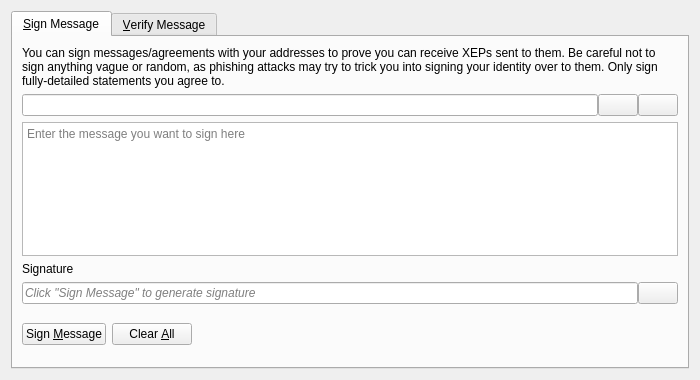
<?xml version="1.0" encoding="UTF-8"?>
<ui version="4.0">
 <class>SignVerifyMessageDialog</class>
 <widget class="QDialog" name="SignVerifyMessageDialog">
  <property name="geometry">
   <rect>
    <x>0</x>
    <y>0</y>
    <width>700</width>
    <height>380</height>
   </rect>
  </property>
  <property name="windowTitle">
   <string>Signatures - Sign / Verify a Message</string>
  </property>
  <property name="modal">
   <bool>true</bool>
  </property>
  <layout class="QVBoxLayout" name="verticalLayout">
   <item>
    <widget class="QTabWidget" name="tabWidget">
     <property name="currentIndex">
      <number>0</number>
     </property>
     <widget class="QWidget" name="tabSignMessage">
      <attribute name="title">
       <string>&amp;Sign Message</string>
      </attribute>
      <layout class="QVBoxLayout" name="verticalLayout_SM">
       <item>
        <widget class="QLabel" name="infoLabel_SM">
         <property name="text">
          <string>You can sign messages/agreements with your addresses to prove you can receive XEPs sent to them. Be careful not to sign anything vague or random, as phishing attacks may try to trick you into signing your identity over to them. Only sign fully-detailed statements you agree to.</string>
         </property>
         <property name="textFormat">
          <enum>Qt::PlainText</enum>
         </property>
         <property name="wordWrap">
          <bool>true</bool>
         </property>
        </widget>
       </item>
       <item>
        <layout class="QHBoxLayout" name="horizontalLayout_1_SM">
         <property name="spacing">
          <number>0</number>
         </property>
         <item>
          <widget class="QValidatedLineEdit" name="addressIn_SM">
           <property name="toolTip">
            <string>The XEP address to sign the message with</string>
           </property>
          </widget>
         </item>
         <item>
          <widget class="QPushButton" name="addressBookButton_SM">
           <property name="toolTip">
            <string>Choose previously used address</string>
           </property>
           <property name="text">
            <string/>
           </property>
           <property name="icon">
            <iconset resource="../xep.qrc">
             <normaloff>:/icons/address-book</normaloff>:/icons/address-book</iconset>
           </property>
           <property name="shortcut">
            <string>Alt+A</string>
           </property>
           <property name="autoDefault">
            <bool>false</bool>
           </property>
          </widget>
         </item>
         <item>
          <widget class="QPushButton" name="pasteButton_SM">
           <property name="toolTip">
            <string>Paste address from clipboard</string>
           </property>
           <property name="text">
            <string/>
           </property>
           <property name="icon">
            <iconset resource="../xep.qrc">
             <normaloff>:/icons/editpaste</normaloff>:/icons/editpaste</iconset>
           </property>
           <property name="shortcut">
            <string>Alt+P</string>
           </property>
           <property name="autoDefault">
            <bool>false</bool>
           </property>
          </widget>
         </item>
        </layout>
       </item>
       <item>
        <widget class="QPlainTextEdit" name="messageIn_SM">
         <property name="toolTip">
          <string>Enter the message you want to sign here</string>
         </property>
         <property name="placeholderText">
          <string>Enter the message you want to sign here</string>
         </property>
        </widget>
       </item>
       <item>
        <widget class="QLabel" name="signatureLabel_SM">
         <property name="text">
          <string>Signature</string>
         </property>
         <property name="textFormat">
          <enum>Qt::PlainText</enum>
         </property>
        </widget>
       </item>
       <item>
        <layout class="QHBoxLayout" name="horizontalLayout_2_SM">
         <property name="spacing">
          <number>0</number>
         </property>
         <item>
          <widget class="QLineEdit" name="signatureOut_SM">
           <property name="placeholderText">
            <string>Click "Sign Message" to generate signature</string>
           </property>
           <property name="font">
            <font>
             <italic>true</italic>
            </font>
           </property>
           <property name="readOnly">
            <bool>true</bool>
           </property>
          </widget>
         </item>
         <item>
          <widget class="QPushButton" name="copySignatureButton_SM">
           <property name="toolTip">
            <string>Copy the current signature to the system clipboard</string>
           </property>
           <property name="text">
            <string/>
           </property>
           <property name="icon">
            <iconset resource="../xep.qrc">
             <normaloff>:/icons/editcopy</normaloff>:/icons/editcopy</iconset>
           </property>
           <property name="autoDefault">
            <bool>false</bool>
           </property>
          </widget>
         </item>
        </layout>
       </item>
       <item>
        <layout class="QHBoxLayout" name="horizontalLayout_3_SM">
         <item>
          <widget class="QPushButton" name="signMessageButton_SM">
           <property name="toolTip">
            <string>Sign the message to prove you own this XEP address</string>
           </property>
           <property name="text">
            <string>Sign &amp;Message</string>
           </property>
           <property name="icon">
            <iconset resource="../xep.qrc">
             <normaloff>:/icons/edit</normaloff>:/icons/edit</iconset>
           </property>
           <property name="autoDefault">
            <bool>false</bool>
           </property>
          </widget>
         </item>
         <item>
          <widget class="QPushButton" name="clearButton_SM">
           <property name="toolTip">
            <string>Reset all sign message fields</string>
           </property>
           <property name="text">
            <string>Clear &amp;All</string>
           </property>
           <property name="icon">
            <iconset resource="../xep.qrc">
             <normaloff>:/icons/remove</normaloff>:/icons/remove</iconset>
           </property>
           <property name="autoDefault">
            <bool>false</bool>
           </property>
          </widget>
         </item>
         <item>
          <spacer name="horizontalSpacer_1_SM">
           <property name="orientation">
            <enum>Qt::Horizontal</enum>
           </property>
           <property name="sizeHint" stdset="0">
            <size>
             <width>40</width>
             <height>48</height>
            </size>
           </property>
          </spacer>
         </item>
         <item>
          <widget class="QLabel" name="statusLabel_SM">
           <property name="font">
            <font>
             <weight>75</weight>
             <bold>true</bold>
            </font>
           </property>
           <property name="text">
            <string/>
           </property>
           <property name="wordWrap">
            <bool>true</bool>
           </property>
          </widget>
         </item>
         <item>
          <spacer name="horizontalSpacer_2_SM">
           <property name="orientation">
            <enum>Qt::Horizontal</enum>
           </property>
           <property name="sizeHint" stdset="0">
            <size>
             <width>40</width>
             <height>48</height>
            </size>
           </property>
          </spacer>
         </item>
        </layout>
       </item>
      </layout>
     </widget>
     <widget class="QWidget" name="tabVerifyMessage">
      <attribute name="title">
       <string>&amp;Verify Message</string>
      </attribute>
      <layout class="QVBoxLayout" name="verticalLayout_VM">
       <item>
        <widget class="QLabel" name="infoLabel_VM">
         <property name="text">
          <string>Enter the receiver's address, message (ensure you copy line breaks, spaces, tabs, etc. exactly) and signature below to verify the message. Be careful not to read more into the signature than what is in the signed message itself, to avoid being tricked by a man-in-the-middle attack. Note that this only proves the signing party receives with the address, it cannot prove sendership of any transaction!</string>
         </property>
         <property name="textFormat">
          <enum>Qt::PlainText</enum>
         </property>
         <property name="alignment">
          <set>Qt::AlignLeading|Qt::AlignLeft|Qt::AlignTop</set>
         </property>
         <property name="wordWrap">
          <bool>true</bool>
         </property>
        </widget>
       </item>
       <item>
        <layout class="QHBoxLayout" name="horizontalLayout_1_VM">
         <property name="spacing">
          <number>0</number>
         </property>
         <item>
          <widget class="QValidatedLineEdit" name="addressIn_VM">
           <property name="toolTip">
            <string>The XEP address the message was signed with</string>
           </property>
          </widget>
         </item>
         <item>
          <widget class="QPushButton" name="addressBookButton_VM">
           <property name="toolTip">
            <string>Choose previously used address</string>
           </property>
           <property name="text">
            <string/>
           </property>
           <property name="icon">
            <iconset resource="../xep.qrc">
             <normaloff>:/icons/address-book</normaloff>:/icons/address-book</iconset>
           </property>
           <property name="shortcut">
            <string>Alt+A</string>
           </property>
           <property name="autoDefault">
            <bool>false</bool>
           </property>
          </widget>
         </item>
        </layout>
       </item>
       <item>
        <widget class="QPlainTextEdit" name="messageIn_VM">
          <property name="toolTip">
            <string>The signed message to verify</string>
          </property>
          <property name="placeholderText">
            <string>The signed message to verify</string>
          </property>
        </widget>
       </item>
       <item>
        <widget class="QValidatedLineEdit" name="signatureIn_VM">
          <property name="toolTip">
            <string>The signature given when the message was signed</string>
          </property>
          <property name="placeholderText">
            <string>The signature given when the message was signed</string>
          </property>
        </widget>
       </item>
       <item>
        <layout class="QHBoxLayout" name="horizontalLayout_2_VM">
         <item>
          <widget class="QPushButton" name="verifyMessageButton_VM">
           <property name="toolTip">
            <string>Verify the message to ensure it was signed with the specified XEP address</string>
           </property>
           <property name="text">
            <string>Verify &amp;Message</string>
           </property>
           <property name="icon">
            <iconset resource="../xep.qrc">
             <normaloff>:/icons/transaction_0</normaloff>:/icons/transaction_0</iconset>
           </property>
           <property name="autoDefault">
            <bool>false</bool>
           </property>
          </widget>
         </item>
         <item>
          <widget class="QPushButton" name="clearButton_VM">
           <property name="toolTip">
            <string>Reset all verify message fields</string>
           </property>
           <property name="text">
            <string>Clear &amp;All</string>
           </property>
           <property name="icon">
            <iconset resource="../xep.qrc">
             <normaloff>:/icons/remove</normaloff>:/icons/remove</iconset>
           </property>
           <property name="autoDefault">
            <bool>false</bool>
           </property>
          </widget>
         </item>
         <item>
          <spacer name="horizontalSpacer_1_VM">
           <property name="orientation">
            <enum>Qt::Horizontal</enum>
           </property>
           <property name="sizeHint" stdset="0">
            <size>
             <width>40</width>
             <height>48</height>
            </size>
           </property>
          </spacer>
         </item>
         <item>
          <widget class="QLabel" name="statusLabel_VM">
           <property name="font">
            <font>
             <weight>75</weight>
             <bold>true</bold>
            </font>
           </property>
           <property name="text">
            <string/>
           </property>
           <property name="wordWrap">
            <bool>true</bool>
           </property>
          </widget>
         </item>
         <item>
          <spacer name="horizontalSpacer_2_VM">
           <property name="orientation">
            <enum>Qt::Horizontal</enum>
           </property>
           <property name="sizeHint" stdset="0">
            <size>
             <width>40</width>
             <height>48</height>
            </size>
           </property>
          </spacer>
         </item>
        </layout>
       </item>
      </layout>
     </widget>
    </widget>
   </item>
  </layout>
 </widget>
 <customwidgets>
  <customwidget>
   <class>QValidatedLineEdit</class>
   <extends>QLineEdit</extends>
   <header>qt/qvalidatedlineedit.h</header>
  </customwidget>
 </customwidgets>
 <resources>
  <include location="../xep.qrc"/>
 </resources>
 <connections/>
</ui>
